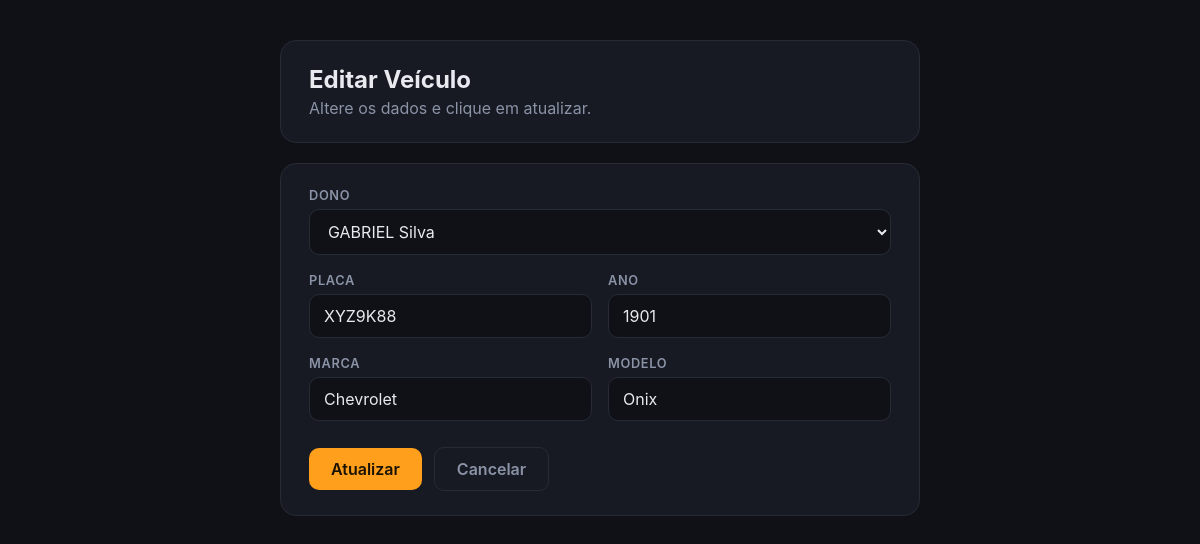
Page /veiculos/editar.php?id=7 (signed in) on the committed database.
### tables this page shows
CREATE TABLE `veiculos` (
  `id` int(11) NOT NULL AUTO_INCREMENT,
  `cliente_id` int(11) NOT NULL,
  `placa` varchar(10) NOT NULL,
  `marca` varchar(50) NOT NULL,
  `modelo` varchar(50) NOT NULL,
  `ano` int(11) DEFAULT NULL,
  PRIMARY KEY (`id`),
  UNIQUE KEY `placa` (`placa`),
  KEY `cliente_id` (`cliente_id`),
  CONSTRAINT `veiculos_ibfk_1` FOREIGN KEY (`cliente_id`) REFERENCES `clientes` (`id`)
);

CREATE TABLE `clientes` (
  `id` int(11) NOT NULL AUTO_INCREMENT,
  `nome` varchar(100) NOT NULL,
  `telefone` varchar(20) NOT NULL,
  `email` varchar(100) DEFAULT NULL,
  PRIMARY KEY (`id`)
);

### veiculos/editar.php (the view, shortened to what this page needs)
<?php
require_once "../conexao.php";
$id = $_GET["id"] ?? null;
$clientes = $pdo->query("SELECT id, nome FROM clientes ORDER BY nome")->fetchAll(PDO::FETCH_ASSOC);
$stmt = $pdo->prepare("SELECT * FROM veiculos WHERE id = :id");
$stmt->execute([":id" => $id]);
$veiculo = $stmt->fetch(PDO::FETCH_ASSOC);
?>
<!DOCTYPE html>
<html lang="pt-br">
<head>
    <link rel="stylesheet" href="../css/formularios.css">
</head>
<body>
<div class="container">
    <div class="cabecalho">
        <h1>Editar Veículo</h1>
        <p>Altere os dados e clique em atualizar.</p>
    </div>
    <div class="cartao">
        <form method="POST">
            <div class="campo">
                <label for="cliente_id">Dono</label>
                <select id="cliente_id" name="cliente_id" required>
                    <?php foreach ($clientes as $c): ?>
                        <option value="<?= $c['id'] ?>" <?= $c['id'] == $veiculo['cliente_id'] ? 'selected' : '' ?>>
                            <?= htmlspecialchars($c['nome']) ?>
                        </option>
                    <?php endforeach; ?>
                </select>
            </div>
            <div class="grade">
                <div class="campo">
                    <label for="placa">Placa</label>
                    <input type="text" id="placa" name="placa" maxlength="10" value="<?= htmlspecialchars($veiculo['placa']) ?>" required>
                </div>
                <div class="campo">
                    <label for="ano">Ano</label>
                    <input type="number" id="ano" name="ano" min="1900" max="2100" value="<?= $veiculo['ano'] ?>">
                </div>
            </div>
            <div class="grade">
                <div class="campo">
                    <label for="marca">Marca</label>
                    <input type="text" id="marca" name="marca" value="<?= htmlspecialchars($veiculo['marca']) ?>" required>
                </div>
                <div class="campo">
                    <label for="modelo">Modelo</label>
                    <input type="text" id="modelo" name="modelo" value="<?= htmlspecialchars($veiculo['modelo']) ?>" required>
                </div>
            </div>
            <div class="acoes">
                <button type="submit" class="btn btn-primario">Atualizar</button>
                <a href="listar.php" class="btn btn-secundario">Cancelar</a>
            </div>
        </form>
    </div>
</div>
</body>
</html>

### css/formularios.css (style rules this page uses)
:root { --fundo: #0f1117; --cartao: #171a22; --borda: #262b36; --texto: #e8eaf0; --suave: #8b93a7; --laranja: #ff9f1c; }
* { box-sizing: border-box; }
body { margin: 0; padding: 40px 16px; min-height: 100vh; display: flex; justify-content: center; background: var(--fundo); color: var(--texto); font-family: Inter, system-ui, -apple-system, "Segoe UI", sans-serif; }
.container { width: 100%; max-width: 640px; }
.cabecalho, .cartao { background: var(--cartao); border: 1px solid var(--borda); border-radius: 16px; padding: 24px 28px; }
.cabecalho { margin-bottom: 20px; }
.cabecalho h1 { margin: 0 0 4px; font-size: 1.5rem; }
.cabecalho p { margin: 0; color: var(--suave); }
.campo { margin-bottom: 18px; }
.campo label { display: block; margin-bottom: 6px; font-size: 0.8rem; font-weight: 600; letter-spacing: 0.05em; text-transform: uppercase; color: var(--suave); }
.campo input, .campo select { width: 100%; padding: 11px 14px; background: var(--fundo); border: 1px solid var(--borda); border-radius: 10px; color: var(--texto); font: inherit; color-scheme: dark; }
.grade { display: grid; grid-template-columns: 1fr 1fr; gap: 16px; }
.acoes { display: flex; gap: 12px; align-items: center; margin-top: 8px; }
.btn { display: inline-block; padding: 11px 22px; border: 0; border-radius: 10px; font: inherit; font-weight: 600; text-decoration: none; cursor: pointer; }
.btn-primario { background: var(--laranja); color: #1a1200; }
.btn-secundario { background: transparent; color: var(--suave); border: 1px solid var(--borda); }

### rows in the picture
veiculos: cliente_id "GABRIEL Silva", placa "XYZ9K88", ano "1901", marca "Chevrolet", modelo "Onix"
